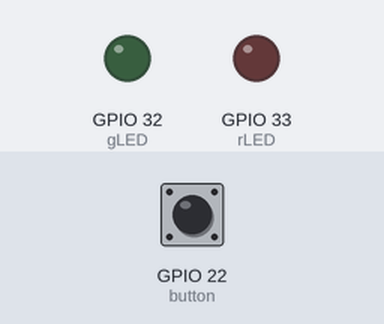
The program below on a simulated ESP32 board running MicroPython. Parts: output pins drawn as LEDs (lit = HIGH). The inputs (shaded band) are chosen by the test bench; at power-on: GPIO 22 (button) HIGH.

Above: at 1.2 s.
1.3 s: GPIO 22 (button) pulled LOW for 0.15 s
At 2.7 s:
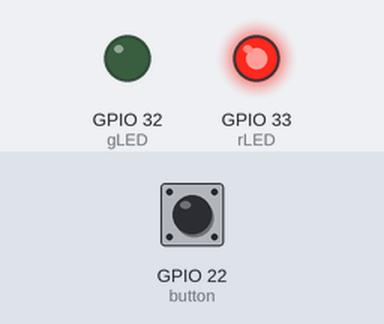
4.4 s: GPIO 22 (button) pulled LOW for 3.2 s
At 12.7 s:
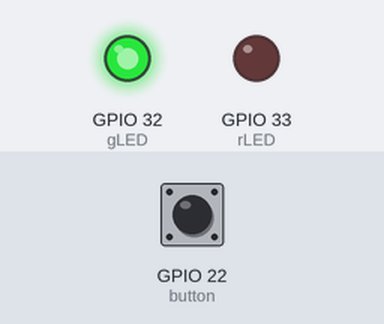
Timing chart, 0 to 14.8 s (numbered marks = the images above; inputs shaded):
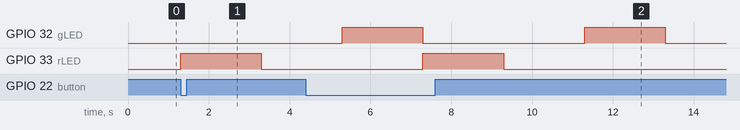

Measured:
- after the input at 1.3 s, GPIO 33 (rLED): LOW → HIGH at once, → LOW 2.0 s later
- after the input at 4.4 s, GPIO 33 (rLED): LOW → HIGH after 2.9 s, → LOW 2.0 s later
- by itself, GPIO 32 (gLED): alternates HIGH for 2.0 s and LOW for 4.0 s

The program:

TrafficLight.py
```python
# Challenge 2 - Traffic Light
from machine import Pin
import time

rLED = Pin(33, Pin.OUT)
gLED = Pin(32, Pin.OUT)
button = Pin(22, Pin.IN, Pin.PULL_UP)

def traffic_sequence():
    # red on green off
    rLED.on()
    gLED.off()

    # wait 2 seconds
    time.sleep_ms(2000)

    # both off
    rLED.off()
    gLED.off()

    # wait 2 seconds
    time.sleep_ms(2000)

    # green on red off
    rLED.off()
    gLED.on()

    # wait 2 seconds
    time.sleep_ms(2000)

    # both off
    rLED.off()
    gLED.off()

while True:
    if button.value() == 0:
        traffic_sequence()
```
